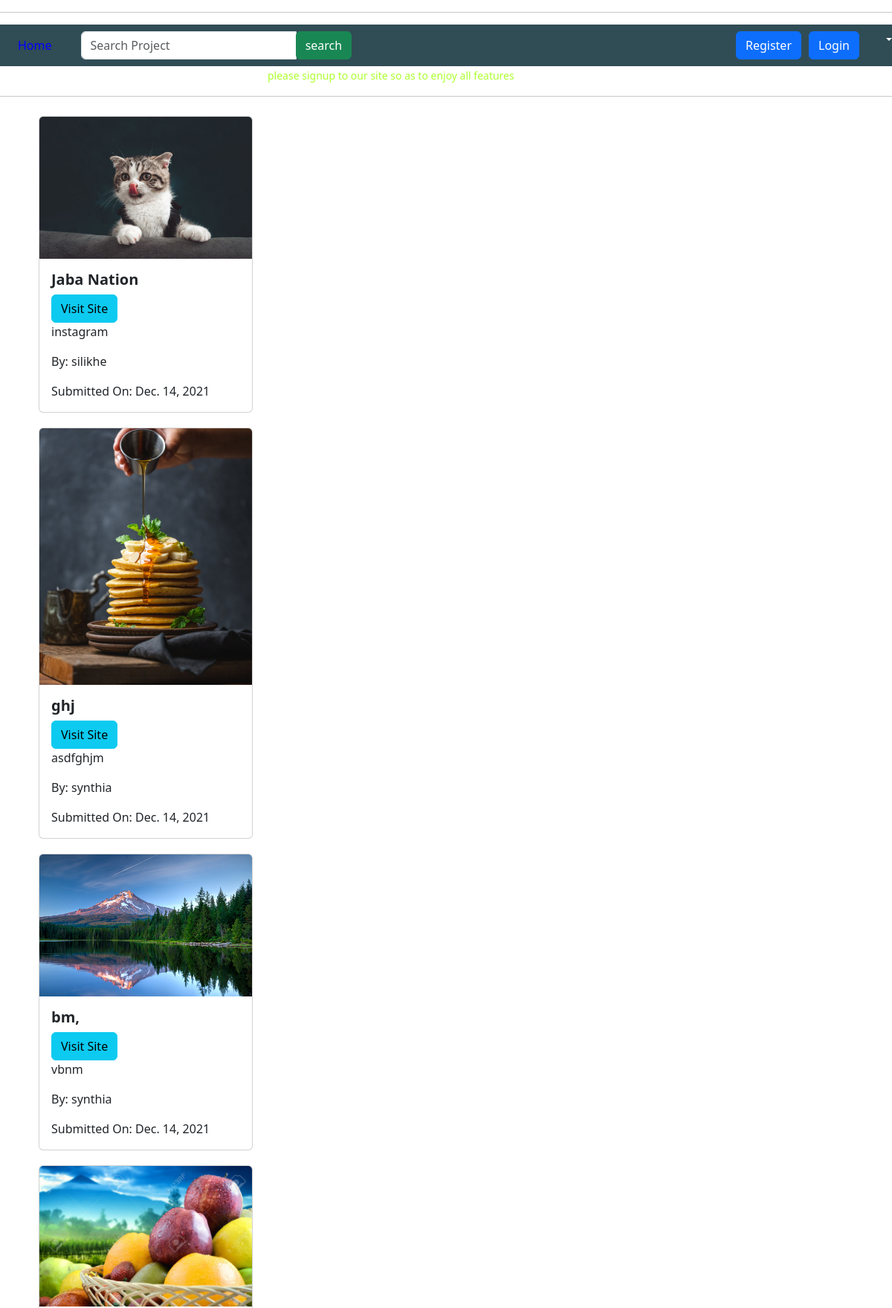
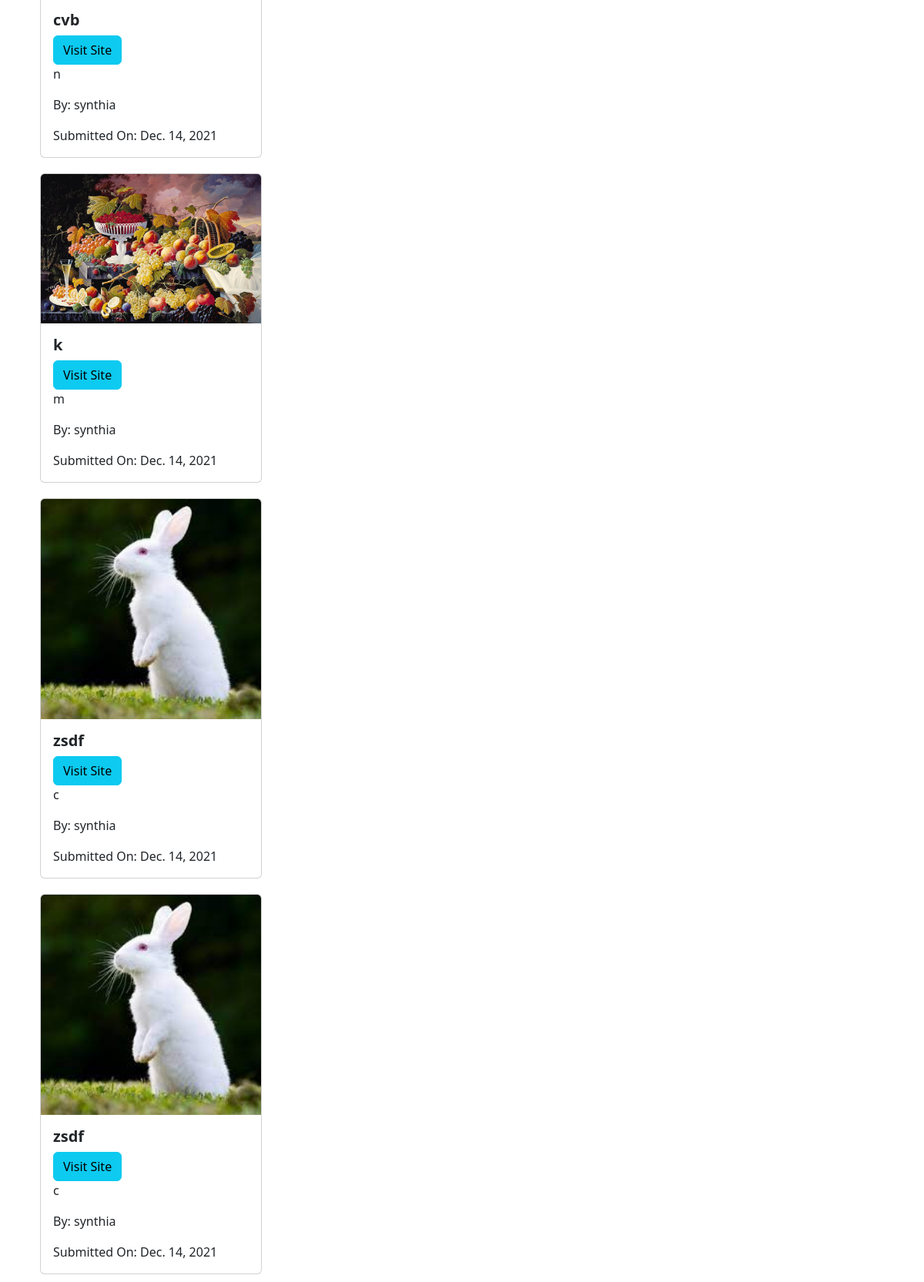
The page / on the database its author committed (2 pictures, top to bottom).
### awards/models.py (models this page shows, shortened)
class Project(models.Model):
    title=models.CharField(max_length=200)
    url=models.URLField(max_length=200)
    description=models.TextField(max_length=200)
    user=models.ForeignKey(User,on_delete=models.CASCADE)
    photo=models.ImageField(upload_to='projects/photos/',default='default.png')
    date=models.DateTimeField(auto_now_add=True,blank=True)
    @classmethod
    def all_projects(cls):
        return cls.objects.all()

### awards/views.py (the view)
# urls.py: path('', views.view_projects, name='welcome'),
def view_projects(request):
    projects=Project.all_projects()
    form=ProjectForm()
    return render(request, 'index.html',{"projects":projects,"form":form})

### awards/forms.py
class ProjectForm(forms.ModelForm):
    class Meta:
        model=Project
        fields = ['title','url','description','photo']

### awards/templates/index.html (shortened to what this page needs)
{% extends "base.html" %}
{% load static %}
{% load django_bootstrap5 %}
{% block styles %}
{% bootstrap_css %}
  <link href="{% static 'css/bootstrap.min.css' %}" rel="stylesheet">
  {% endblock %}
{% block content %}
{% include 'navbar.html' %}
{%load django_bootstrap5%}
<div class="container">
  {% for project in projects %}
    <div class="row" >
      <div class="col-md-6">
        <div class="card" style="width: 18rem; margin: 10px;">
          <img class="card-img-top" src="{{project.photo.url}}" alt="Card image cap">
          <div class="card-body">
            <h5 class="card-title" style="font-weight: bold;">{{project.title}}</h5><span> <a class="btn btn-info" href="{{project.url}}" target="_blank">Visit Site</a> </span>
            <p class="card-text">{{project.description}}</p>
            <p class="card-text">By: {{project.user.username}}</p>
            <p class="card-text">Submitted On: {{project.date|date}}</p>
          </div>
        </div>
      </div>
    </div>
    {% endfor %}
</div>
{% endblock %}

### rows shown on the page
Project: photo (picture), title "Jaba Nation", description "instagram", user.username "silikhe", date "Dec. 14, 2021"
Project: photo (picture), title "ghj", description "asdfghjm", user.username "synthia", date "Dec. 14, 2021"
Project: photo (picture), title "bm,", description "vbnm", user.username "synthia", date "Dec. 14, 2021"
Project: photo (picture), title "cvb", description "n", user.username "synthia", date "Dec. 14, 2021"
Project: photo (picture), title "k", description "m", user.username "synthia", date "Dec. 14, 2021"
Project: photo (picture), title "zsdf", description "c", user.username "synthia", date "Dec. 14, 2021"
Project: photo (picture), title "zsdf", description "c", user.username "synthia", date "Dec. 14, 2021"
